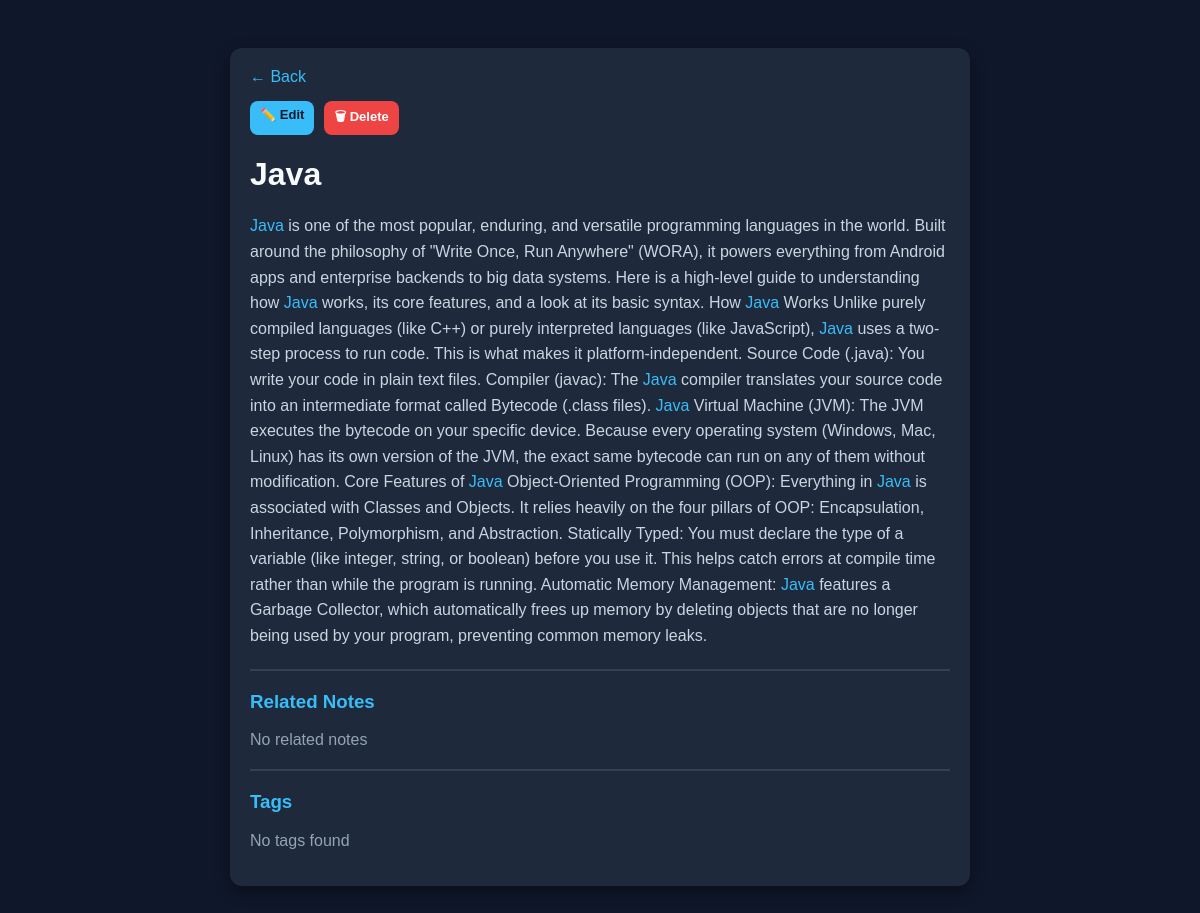
The app's page /note/4/ with its own data.
### notes/models.py (models this page shows, shortened)
class Note(models.Model):
    title = models.CharField(max_length=200)
    content = models.TextField()
    created_at = models.DateTimeField(auto_now_add=True)
    def get_related_notes(self):
        words = self.content.lower().split()
        return Note.objects.filter(title__in=words).exclude(id=self.id)
    def get_linked_content(self):
        content = self.content
        notes = Note.objects.all()
        for note in notes:
            pattern = r'\b' + re.escape(note.title) + r'\b'
            link = f'<a href="/note/{note.id}/" style="color:#38bdf8;">{note.title}</a>'
            content = re.sub(pattern, link, content)
        return mark_safe(content)
    def get_tags(self):
        return re.findall(r"#(\w+)", self.content)

### notes/views.py (the view)
# urls.py: path('note/<int:pk>/', views.note_detail, name='note_detail'),
def note_detail(request, pk):
    note = get_object_or_404(Note, id=pk)
    return render(request, 'notes/note_detail.html', {
        'note': note
    })

### notes/templates/notes/note_detail.html (shortened to what this page needs)
<!DOCTYPE html>
<html>
<head>
</head>
<body>
<div class="box">
    <a href="/" class="back">← Back</a>
    <div class="actions">
        <a href="{% url 'edit_note' note.id %}" class="btn edit-btn">
            ✏️ Edit
        </a>
        <a href="{% url 'delete_note' note.id %}" class="btn delete-btn"
           onclick="return confirm('Are you sure you want to delete this note?');">
            🗑 Delete
        </a>
    </div>
    <h1>{{ note.title }}</h1>
    <div class="content">
        {{ note.get_linked_content|safe }}
    </div>
    <hr>
    <h3 class="section-title">Related Notes</h3>
    {% for related in note.get_related_notes %}
        <span class="tag">{{ related.title }}</span>
    {% empty %}
        <p style="color:#94a3b8;">No related notes</p>
    {% endfor %}
    <hr>
    <h3 class="section-title">Tags</h3>
    {% for tag in note.get_tags %}
        <a href="{% url 'notes_by_tag' tag %}" class="tag">
            #{{ tag }}
        </a>
    {% empty %}
        <p style="color:#94a3b8;">No tags found</p>
    {% endfor %}
</div>
</body>
</html>

### notes/templates/notes/note_detail.html (style rules this page uses)
body { font-family: Arial; background: #0f172a; color: white; padding: 40px; }
.box { max-width: 700px; margin: auto; background: #1e293b; padding: 20px; border-radius: 12px; box-shadow: 0 5px 15px rgba(0,0,0,0.4); }
a { color: #38bdf8; text-decoration: none; }
.back { display: inline-block; margin-bottom: 15px; color: #38bdf8; }
h1 { color: #f8fafc; margin-bottom: 10px; }
.content { margin-top: 20px; color: #cbd5e1; line-height: 1.6; }
.section-title { color: #38bdf8; margin-top: 20px; }
hr { border: 1px solid #334155; margin: 20px 0; }
.actions { margin-bottom: 15px; display: flex; gap: 10px; }
.btn { padding: 6px 10px; border-radius: 8px; font-size: 13px; font-weight: bold; text-decoration: none; }
.edit-btn { background: #38bdf8; color: #0f172a; }
.delete-btn { background: #ef4444; color: white; }

### records on screen
Note: title "Java", get_linked_content "Java is one of the most popular, enduring, and versatile programming languages in the world. Built around the philosophy of \"Write Once, Run Anywhere\" (WORA), it powers everything from Android apps and enterprise backends to big data systems. Here is a high-level guide to understanding how Java works, its core features, and a look at its basic syntax. How Java Works Unlike purely compiled languages (like C++) or purely interpreted languages (like JavaScript), Java uses a two-step process to run code. This is what makes it platform-independent. Source Code (.java): You write your code in plain text files. Compiler (javac): The Java compiler translates your source code into an intermediate…"
